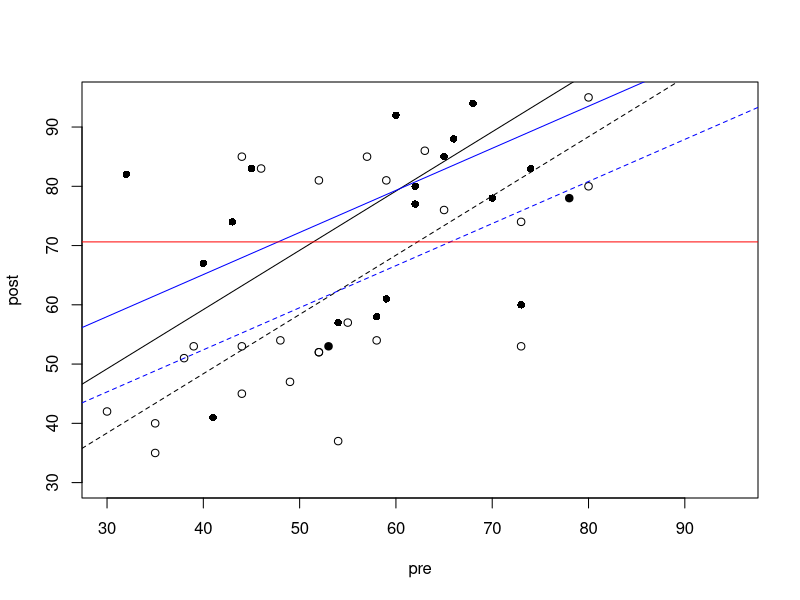

The R source for this figure:
# setwd("C:/Users/nwickelmaier/Nextcloud/Documents/teaching/iwm/mixed_models/slides/04_prepost/")

library(lme4)
library(lmerTest)

# Read data
dat <- read.table("kleinhenz.txt" , header = TRUE)
dat$grp <- factor(dat$grp, levels = c("plac" , "acu" ))

# Change score analysis (beta1 = 1)
m0 <- lm(post - pre ~ grp, dat)
m1 <- lm(post ~ offset(pre) + grp, dat)

# Reshape data frame
datl <- reshape(dat, direction = "long", varying = list(1:2), v.names = "score")
datl$time <- factor(datl$time, levels = 1:2, labels = c("pre" , "post" ))

# Repeated-measures ANOVA
m2 <- lmer(score ~ grp*time + (1 | id), datl)

# Compare residual variances
sigma(m1)^2
2 * sigma(m2)^2

# ANCOVA (beta1 frei setzen)
m3 <- lm(post ~ pre + grp, dat)
anova(m1, m3)

m4 <- lm(post - pre ~ pre + grp, dat)

## Plots

plot(post ~ pre, dat[dat$grp == "plac", ], xlim = c(30, 95), ylim = c(30, 95))
points(post ~ pre, dat[dat$grp == "acu", ], pch = 16)

# Predictions change score
abline(coef(m1)[1], 1, lty=2)
abline(coef(m1)[1] + coef(m1)[2], 1)

# Predictions ANCOVA
abline(coef(m3)[1], coef(m3)[2], lty = 2, col = "blue")
abline(coef(m3)[1] + coef(m3)[3], coef(m3)[2], col = "blue")

# Mean post value
abline(h = mean(dat$post), col="red")
